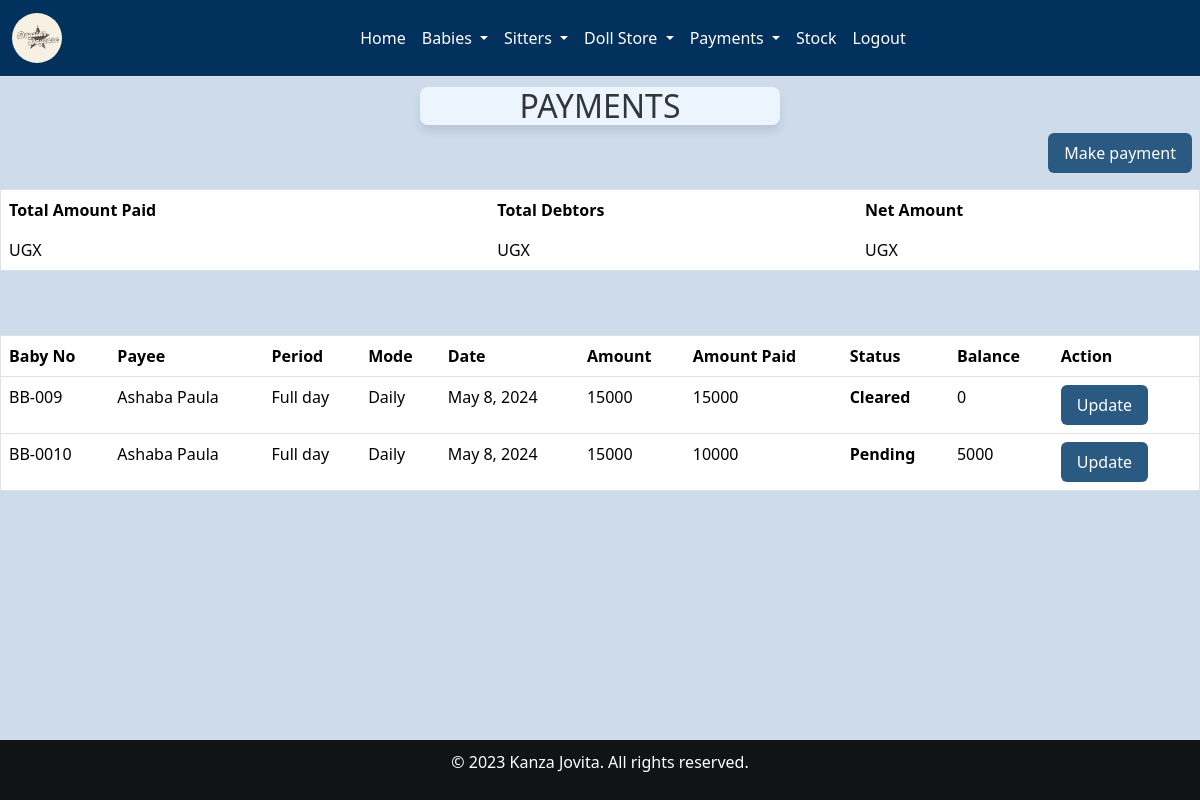
The page /paymentform/ (signed in) on the database as committed earlier.
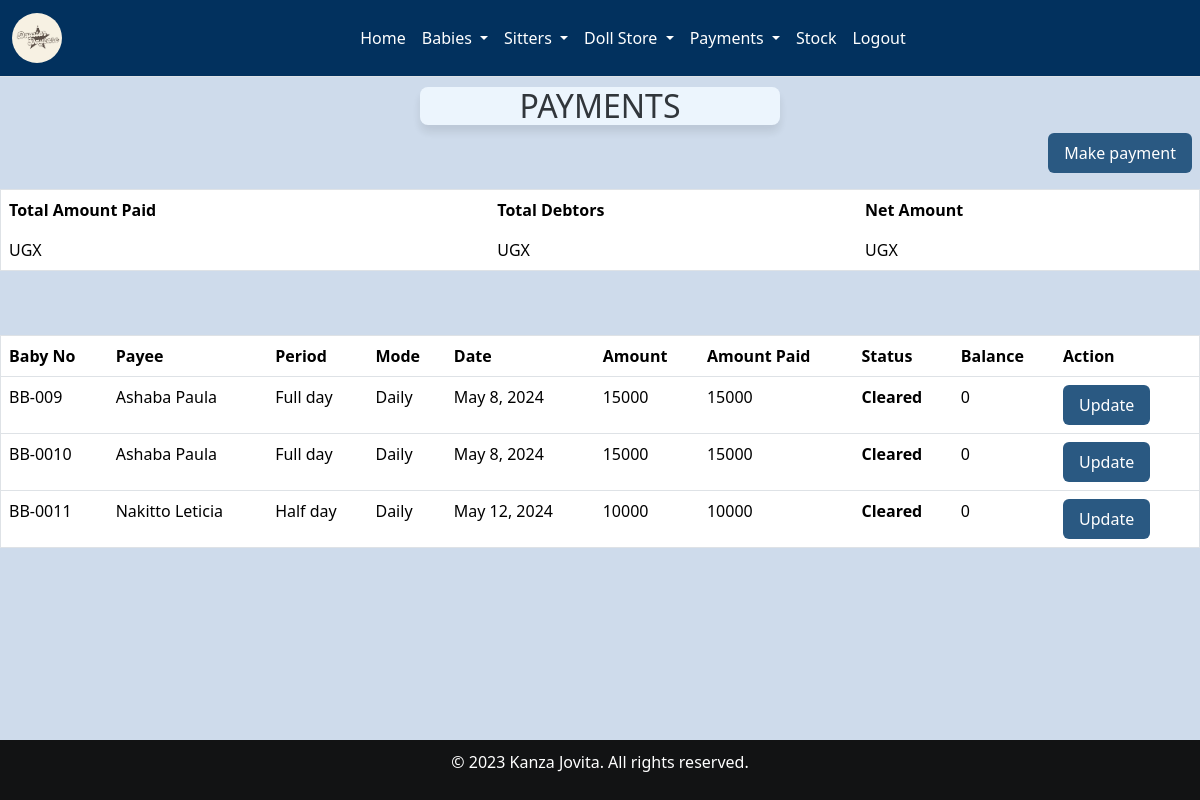
The same page on the database as committed later.
### home/models.py (models this page shows, shortened)
class Payment(models.Model):
    payee = models.ForeignKey(Babyreg, on_delete=models.CASCADE, null=True, blank=True)
    c_payment = models.ForeignKey(Categorystay, on_delete=models.SET_NULL, null=True, blank=True)
    c_mode = models.ForeignKey(Categorymode, on_delete=models.SET_NULL, null=True)
    date = models.DateField(auto_now_add=True, null=True)
    amount_choices = [
        (10000, '10,000'),
        (15000, '15,000'),
        (300000, '300,000'),
        (450000, '450,000'),
    ]
    selected_amount = models.IntegerField(choices=amount_choices, null=False, blank=False,default=0)
    amount_paid = models.IntegerField(null=False, blank=False)
    payment_status = models.CharField(choices=[('Cleared', 'Cleared'), ('Pending', 'Pending')], max_length=100,default=0)
    balance = models.IntegerField(null=True, blank=True)

class Babyreg(models.Model):
    Baby_name = models.CharField(max_length=30, null=False, blank=False)
    baby_number = models.CharField(max_length=30, null=False, blank=False)
    fathers_names = models.CharField(max_length=30, null=False, blank=False)
    mothers_names = models.CharField(max_length=30, null=False, blank=False)
    c_stay = models.ForeignKey(Categorystay, on_delete=models.SET_NULL, null=True, blank=True)
    Date = models.DateTimeField()
    Gender = models.CharField(max_length=30, null=False, blank=False)
    Age = models.IntegerField()
    Location = models.CharField(max_length=30, null=False, blank=False)
    brought = models.CharField(max_length=200)
    created_at = models.DateTimeField(auto_now_add=True,null=True)
    def __str__(self):
        print(f"Baby name: {self.Baby_name}, Type: {type(self.Baby_name)}")
        if self.Baby_name is not None:
            return str(self.Baby_name)
        else:
            return "Unnamed Baby"

class Categorystay(models.Model):
    name = models.CharField(max_length=100,null=True,blank=True)
    def __str__(self):
        return str(self.name)

class Categorymode(models.Model):
    c_name = models.CharField(max_length=100,null=True,blank=True)
    def __str__(self):
        return str(self.c_name)

### home/views.py (the view)
# urls.py: path('paymentform/', views.payment, name='paymentform'),
@login_required
def payment(request):
    if request.method == 'POST':
        form = PaymentForm(request.POST)
        if form.is_valid():
            form.save()
            return redirect('paymentform')
    else:
        payments = Payment.objects.all()
        form = PaymentForm()
    return render(request, 'paymentform.html', {'form': form, 'payments': payments})

### home/templates/paymentform.html (shortened to what this page needs)
{% extends 'base.html' %}
{% load static %}
{% block content %}
<div class="card-header">
    <h2>PAYMENTS</h2>
</div>
<a style="float: right;" href="/addpayment" class="btn btn-primary mb-3">Make payment</a>
<table class="table">
    <thead class="thead-dark">
      <tr>
        <th scope="col">Total Amount Paid</th>
        <th scope="col">Total Debtors</th>
        <th scope="col">Net Amount</th>
      </tr>
    </thead>
    <tbody>
      <tr>
        <td>UGX{{total}}</td>
        <td>UGX{{balance}}</td>
        <td>UGX{{net}}</td>
      </tr>
    </tbody>
  </table>
<br><br>
<div class="table-responsive">
    <table class="table table-bordered table-hover">
        <thead class="table-teal">
            <tr>
                <th scope="col">Baby No</th>
                <th scope="col">Payee</th>
                <th scope="col">Period</th>
                <th scope="col">Mode</th>
                <th scope="col">Date</th>
                <th scope="col">Amount</th>
                <th scope="col">Amount Paid</th>
                <th scope="col">Status</th>
                <th scope="col">Balance</th>
                <th scope=>Action</th>
            </tr>
        </thead>
        <tbody>
            {% for payment  in payments %}
            <tr style="background-color: white;">
                <td>BB-00{{ payment.id }}</td>
                <td>{{ payment.payee }}</td>
                <td>{{ payment.c_payment }}</td>
                <td>{{ payment.c_mode }}</td>
                <td>{{ payment.date }}</td>
                <td>{{ payment.selected_amount }}</td>
                <td>{{ payment.amount_paid }}</td>
                <td class="{% if payment.payment_status == 'Pending' %}Pending{% elif payment.payment_status == 'Cleared' %}Cleared{% endif %}">
                    {{ payment.payment_status }}
                </td>
                <td>{{ payment.balance }}</td>
                <td>
                    <a href="{% url 'editpayment' id=payment.id %}" class="btn btn-primary ">Update</a>
                </td>
            </tr>
            {% endfor %}
        </tbody>
    </table>
    <br><br><br><br>
</div>
{% endblock %}

Rows that differ between the two databases and show on the page:
changed Payment id 10: amount_paid "10000" → "15000"; payment_status "Pending" → "Cleared"; balance "5000" → "0"
added Payment: id "11", payee "Nakitto Leticia", c_payment "Half day", c_mode "Daily", date "May 12, 2024", selected_amount "10000", amount_paid "10000", payment_status "Cleared", balance "0"
